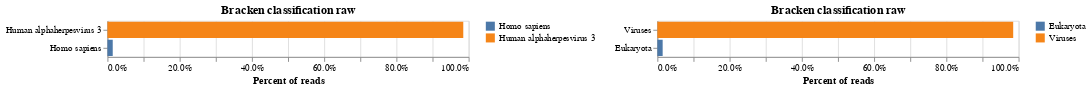

The notebook cell this image was saved under:
### Code cell
bracken_domain_bar_plot = bracken_raw.bar_chart_bracken_raw(
    cleaned_bracken_report, level="domain", virus_only=False
)
kaiju_bar_plot = kaiju_raw.bar_chart_kaiju_raw(file=cleaned_kaiju_report)

species_and_domain_bracken = (
    alt.hconcat(bracken_bar_plot, bracken_domain_bar_plot)
    .resolve_scale(color="independent")
)

species_and_domain_bracken

### Figure 1 — Vega-Lite specification as saved in the notebook (floating-point values rounded to 4 significant figures)
{"config": {"view": {"continuousWidth": 400, "continuousHeight": 300}}, "hconcat": [{"data": {"name": "data-525cff77109a20898ca4508dc6ffb0b9"}, "mark": "bar", "encoding": {"color": {"field": "name", "title": null, "type": "nominal"}, "tooltip": [{"field": "domain", "type": "nominal"}, {"field": "percent", "format": ".1%", "type": "quantitative"}], "x": {"axis": {"format": ".1%"}, "field": "percent", "title": "Percent of reads", "type": "quantitative"}, "y": {"field": "name", "sort": "-x", "title": null, "type": "nominal"}}, "title": "Bracken classification raw"}, {"data": {"name": "data-61c94eac408d0b3764667f386fab82fe"}, "mark": "bar", "encoding": {"color": {"field": "name", "title": null, "type": "nominal"}, "tooltip": [{"field": "domain", "type": "nominal"}, {"field": "percent", "format": ".1%", "type": "quantitative"}], "x": {"axis": {"format": ".1%"}, "field": "percent", "title": "Percent of reads", "type": "quantitative"}, "y": {"field": "name", "sort": "-x", "title": null, "type": "nominal"}}, "title": "Bracken classification raw"}], "resolve": {"scale": {"color": "independent"}}, "$schema": "https://vega.github.io/schema/vega-lite/v4.17.0.json", "datasets": {"data-525cff77109a20898ca4508dc6ffb0b9": [{"percent": 0.9851, "level": "S", "tax_id": 10335, "name": "                    Human alphaherpesvirus 3", "domain": "Virus"}, {"percent": 0.0146, "level": "S", "tax_id": 9606, "name": "                                                              Homo sapiens", "domain": "Eukaryota"}], "data-61c94eac408d0b3764667f386fab82fe": [{"percent": 0.9851, "level": "D", "tax_id": 10239, "name": "  Viruses", "domain": "Virus"}, {"percent": 0.0146, "level": "D", "tax_id": 2759, "name": "    Eukaryota", "domain": "Eukaryota"}]}}
